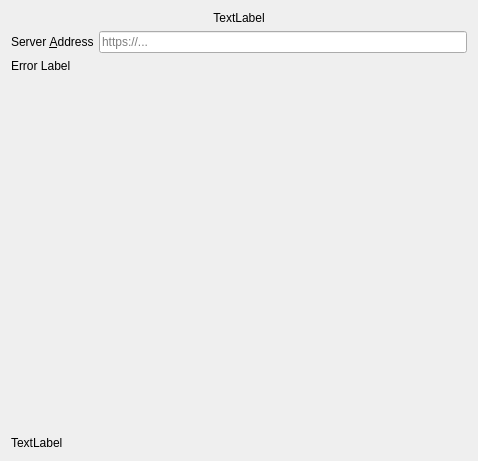
<?xml version="1.0" encoding="UTF-8"?>
<ui version="4.0">
 <class>OwncloudSetupPage</class>
 <widget class="QWidget" name="OwncloudSetupPage">
  <property name="geometry">
   <rect>
    <x>0</x>
    <y>0</y>
    <width>478</width>
    <height>461</height>
   </rect>
  </property>
  <property name="sizePolicy">
   <sizepolicy hsizetype="Preferred" vsizetype="Maximum">
    <horstretch>0</horstretch>
    <verstretch>0</verstretch>
   </sizepolicy>
  </property>
  <property name="windowTitle">
   <string>Form</string>
  </property>
  <layout class="QVBoxLayout" name="verticalLayout">
   <item>
    <widget class="QLabel" name="topLabel">
     <property name="sizePolicy">
      <sizepolicy hsizetype="Preferred" vsizetype="Fixed">
       <horstretch>0</horstretch>
       <verstretch>0</verstretch>
      </sizepolicy>
     </property>
     <property name="text">
      <string>TextLabel</string>
     </property>
     <property name="alignment">
      <set>Qt::AlignCenter</set>
     </property>
    </widget>
   </item>
   <item>
    <layout class="QFormLayout" name="formLayout">
     <item row="0" column="0">
      <widget class="QLabel" name="label_2">
       <property name="text">
        <string>Server &amp;Address</string>
       </property>
       <property name="buddy">
        <cstring>leUrl</cstring>
       </property>
      </widget>
     </item>
     <item row="0" column="1">
      <widget class="Utils::FancyLineEdit" name="leUrl">
       <property name="sizePolicy">
        <sizepolicy hsizetype="MinimumExpanding" vsizetype="Preferred">
         <horstretch>0</horstretch>
         <verstretch>0</verstretch>
        </sizepolicy>
       </property>
       <property name="toolTip">
        <string>Enter the url of the ownCloud you want to connect to (without http or https).</string>
       </property>
       <property name="placeholderText">
        <string>https://...</string>
       </property>
      </widget>
     </item>
    </layout>
   </item>
   <item>
    <widget class="QLabel" name="errorLabel">
     <property name="sizePolicy">
      <sizepolicy hsizetype="MinimumExpanding" vsizetype="Maximum">
       <horstretch>0</horstretch>
       <verstretch>0</verstretch>
      </sizepolicy>
     </property>
     <property name="text">
      <string>Error Label</string>
     </property>
    </widget>
   </item>
   <item>
    <spacer name="verticalSpacer">
     <property name="orientation">
      <enum>Qt::Vertical</enum>
     </property>
     <property name="sizeHint" stdset="0">
      <size>
       <width>20</width>
       <height>40</height>
      </size>
     </property>
    </spacer>
   </item>
   <item>
    <layout class="QHBoxLayout" name="resultLayout">
     <property name="spacing">
      <number>0</number>
     </property>
    </layout>
   </item>
   <item>
    <widget class="QLabel" name="bottomLabel">
     <property name="text">
      <string>TextLabel</string>
     </property>
    </widget>
   </item>
  </layout>
 </widget>
 <customwidgets>
  <customwidget>
   <class>Utils::FancyLineEdit</class>
   <extends>QLineEdit</extends>
   <header location="global">fancylineedit.h</header>
  </customwidget>
 </customwidgets>
 <resources/>
 <connections/>
</ui>
